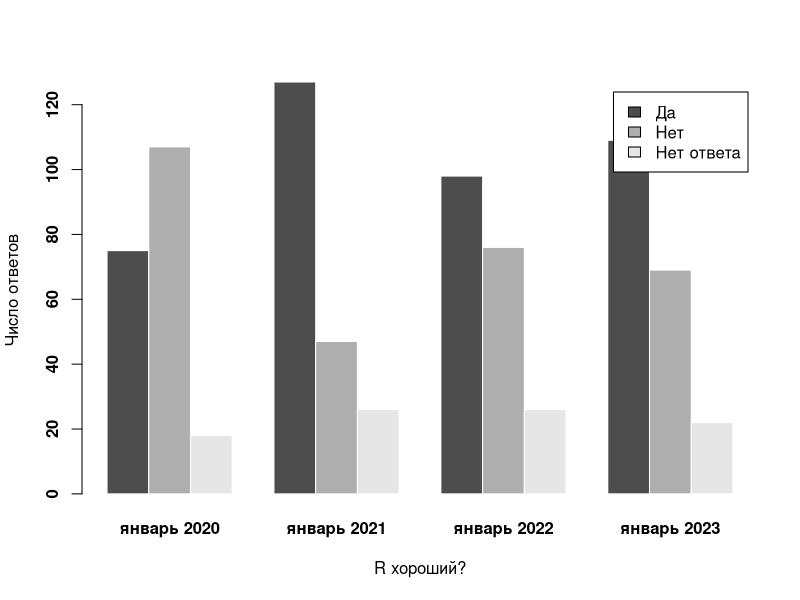
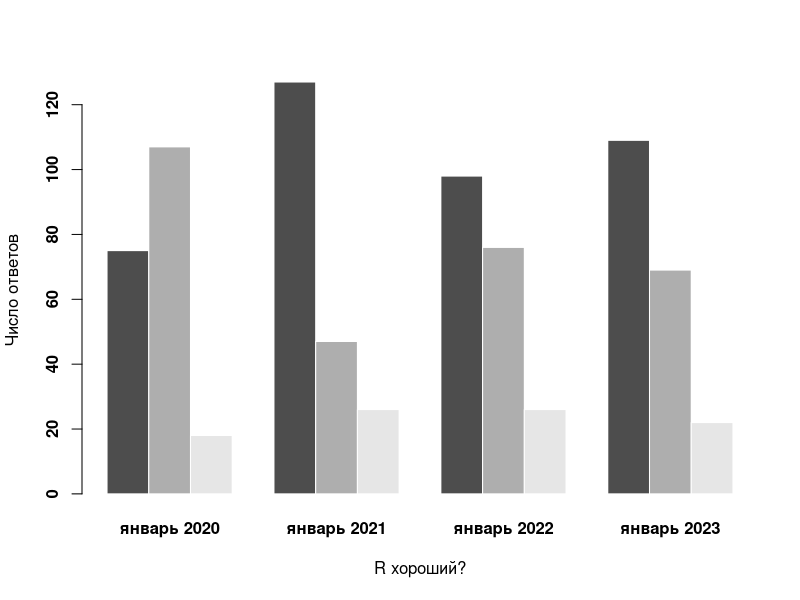
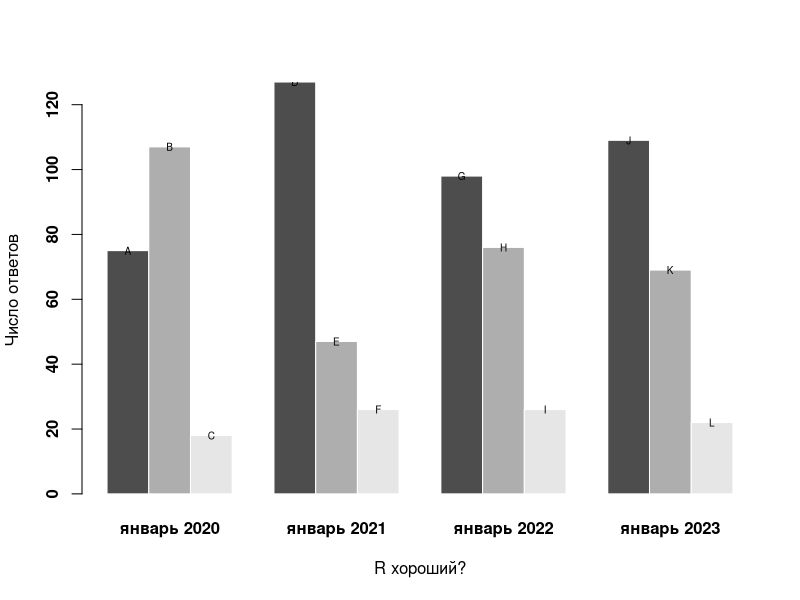
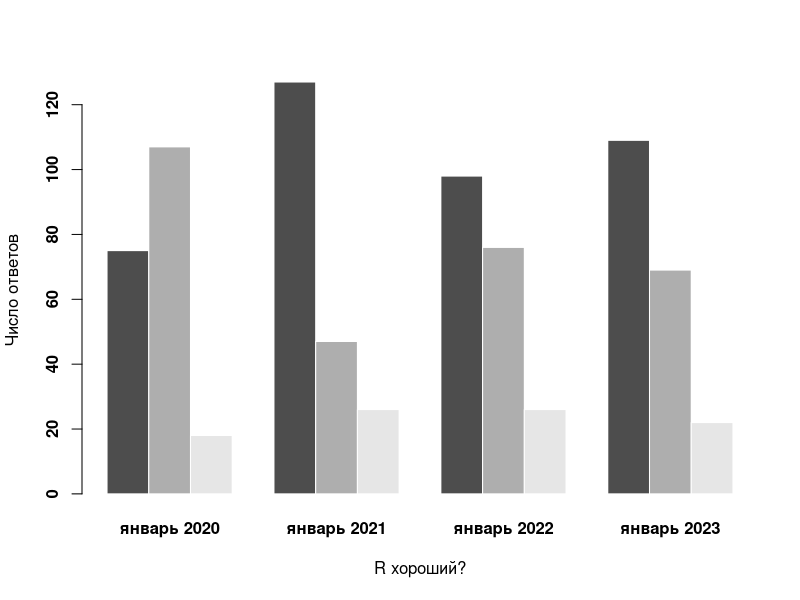
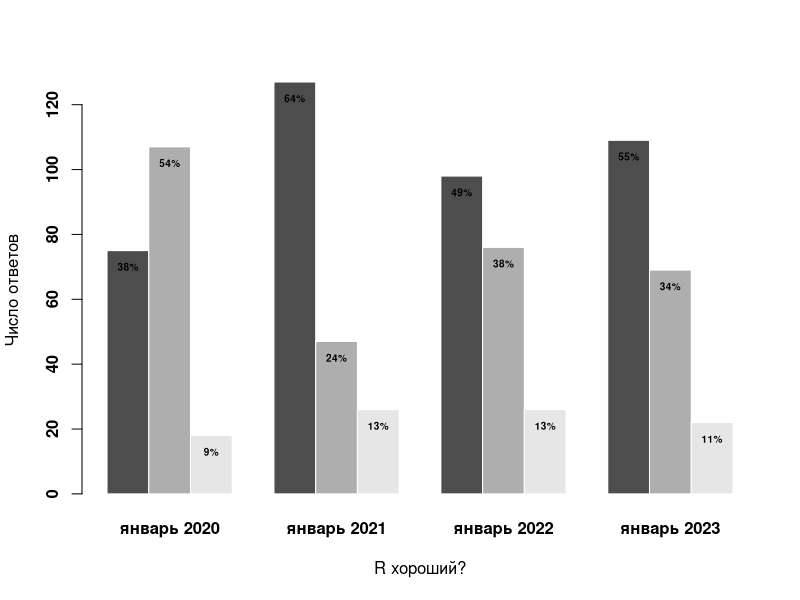
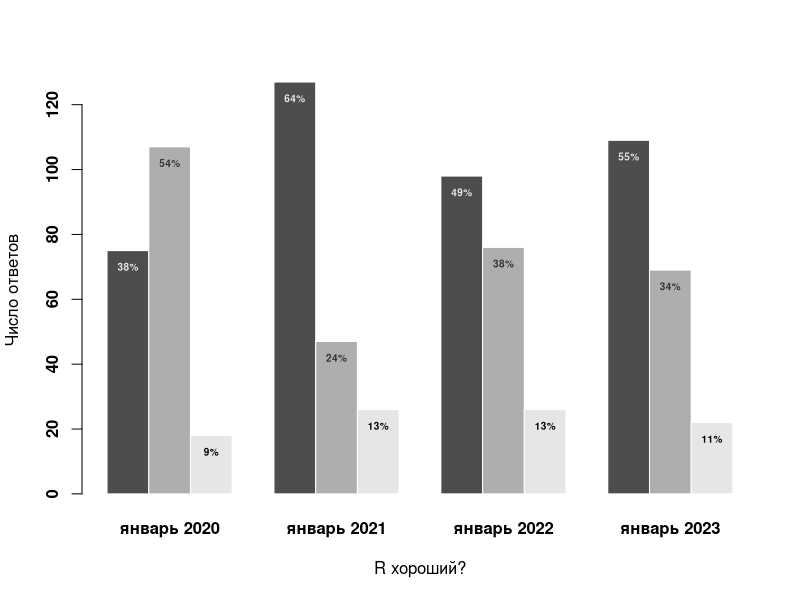

These figures' R source, in order:
## ---- chunk 1
# три случайных числа от 1 до 10
sample(1:10, 3)
## ---- chunk 2
# без replace никак
# нельзя выбрать 10 уникальных значений из 5
sample(1:5, 10, replace = TRUE)
## ---- chunk 3
answer01 <- sample(c("Да", "Нет", "Нет ответа"), 200, 
                   replace = TRUE, prob = c(0.4, 0.5, 0.1))
answer01
## ---- chunk 4
answer02 <- sample(c("Да", "Нет", "Нет ответа"), 200, 
                   replace = TRUE, prob = c(0.68, 0.22, 0.1))
answer03 <- sample(c("Да", "Нет", "Нет ответа"), 200, 
                   replace = TRUE, prob = c(0.5, 0.35, 0.15))
answer04 <- sample(c("Да", "Нет", "Нет ответа"), 200, 
                   replace = TRUE, prob = c(0.5, 0.4, 0.1))
## ---- chunk 5
dat <- cbind.data.frame(answer01, answer02, answer03, answer04)

# первые строки dat
head(dat)
## ---- chunk 6
colnames(dat) <- c("январь 2020", "январь 2021", 
                   "январь 2022", "январь 2023")
## ---- chunk 7
View(dat)
## ---- chunk 8
# выбрали столбец январь 2020 
# по названию
table(dat$`январь 2020`)
## ---- chunk 9
counts <- cbind(table(dat$`январь 2020`), 
                table(dat$`январь 2021`),
                table(dat$`январь 2022`), 
                table(dat$`январь 2023`))
counts
## ---- chunk 10
colnames(counts) <- colnames(dat)
counts
## ---- chunk 11
barplot(counts, 
        beside=TRUE, 
        col=c(), 
        border="white",
        xlab="R хороший?", 
        ylab = "Число ответов", 
        font.lab = 1,
        font.axis = 2,
        legend = rownames(counts))
## ---- chunk 12
png("Bar.png", width = 9, height = 4, units = 'in', res = 300)
barplot(counts, 
        beside=TRUE, 
        col=c(), 
        border="white",
        xlab="R хороший?", 
        ylab = "Число ответов", 
        font.lab=1,
        font.axis=2,
        legend = rownames(counts),
        args.legend = list(x = 15, 
                           y = 178,
                           cex = 0.6, 
                           horiz = TRUE))
dev.off()
## ---- chunk 13
getwd()
## ---- chunk 14
utils::browseURL(getwd()) # открывается папка
## ---- chunk 15
bar <- barplot(counts, 
               beside=TRUE, 
               col=c(), 
               border="white",
               xlab="R хороший?", 
               ylab = "Число ответов", 
               font.lab=1,
               font.axis=2,
               legend = rownames(counts),
               args.legend = list(x = 15, 
                                  y = 178,
                                  cex = 0.6, 
                                  horiz = TRUE))
## ---- chunk 16
bar
## ---- chunk 17
# превратим в вектор : 12 элементов
# 1 элемент = высота 1 столбца

xpos <- as.vector(bar)
xpos
## ---- chunk 18
counts
## ---- chunk 19
ypos <- as.vector(counts)
ypos
## ---- chunk 20
labels <- LETTERS[1:12]
labels
## ---- chunk 21
# график как был
barplot(counts, 
        beside=TRUE, 
        col=c(), 
        border="white",
        xlab="R хороший?", 
        ylab = "Число ответов", 
        font.lab = 1,
        font.axis = 2,
        legend = rownames(counts),
        args.legend = list(x = 15, 
                           y = 178,
                           cex = 0.6, 
                           horiz = TRUE))

# добавляем на него текст
# labels: вектор с подписями
# x: вектор с координатами подписей по X
# y: вектор с координатами подписей по Y
# cex: размер шрифта
text(labels, x = xpos, y = ypos, cex = 0.6)
## ---- chunk 22
# function(x){x /sum(x) * 100}: переводим в проценты

# 1: применяем функцию к каждой строке
# 2: применяем функцию к каждому столбцу

# применяем эту функцию к столбцам в counts

count_perc <- apply(counts, 2, function(x){x /sum(x) * 100})
count_perc
## ---- chunk 23
perc <- round(as.vector(round(count_perc)))
perc
## ---- chunk 24
# sep = "", чтобы между числом и %
# не было лишнего пробела
labels <- paste(perc, "%", sep = "")
labels
## ---- chunk 25
png("Bar02.png", width = 9, height = 4, units = 'in', res = 300)
bar <- barplot(counts, 
               beside=TRUE, 
               col=c(), 
               border="white",
               xlab="R хороший?", 
               ylab = "Число ответов", 
               font.lab=1,
               font.axis=2,
               legend = rownames(counts),
               args.legend = list(x = 15, 
                                  y = 178,
                                  cex = 0.6, 
                                  horiz = TRUE))

# сместим подписи вниз на 5 единиц
# чтобы они были прямо на столбцах
text(labels, x = xpos, 
     y = ypos - 5, cex = 0.6, font = 2)
dev.off()
## ---- chunk 26
png("Bar03.png", width = 9, height = 4, units = 'in', res = 300)
bar <- barplot(counts, 
               beside=TRUE, 
               col=c(), 
               border="white",
               xlab="R хороший?", 
               ylab = "Число ответов", 
               font.lab=1,
               font.axis=2,
               legend = rownames(counts),
               args.legend = list(x = 15, 
                                  y = 178,
                                  cex = 0.6, 
                                  horiz = TRUE))

# повторяем набор из 3 цветов 4 раза
my.colors <- rep(c("gray90", "gray20", "black"), 4)

text(labels, x = xpos, 
     y = ypos - 5, cex = 0.6, font = 2, 
     col = my.colors)
dev.off()
